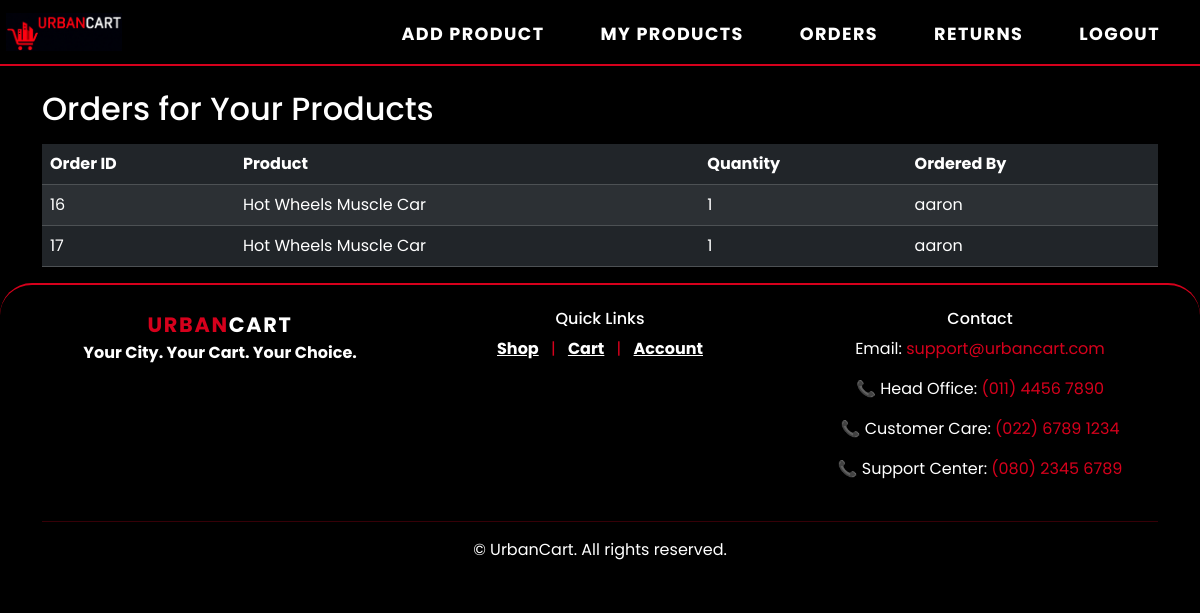
Screenshot of /seller_orders/ (signed in) with the database file from the repository.
### app/models.py (models this page shows)
class OrderItem(models.Model):
    orderid = models.ForeignKey(Order, on_delete=models.CASCADE, null=True, blank=True)
    product = models.ForeignKey(Product,on_delete=models.CASCADE,related_name="order_product")
    quantity = models.IntegerField(default=1)
    returned = models.BooleanField(default=False)
    return_date = models.DateTimeField(null=True, blank=True)

class Order(models.Model):
    userid = models.ForeignKey(Register, on_delete=models.CASCADE, null=True, blank=True)
    date = models.DateTimeField(auto_now_add=True)
    totalamount=models.IntegerField(default=0)

class Product(models.Model):
    seller = models.ForeignKey(Register, on_delete=models.CASCADE, null=True, blank=True)
    name=models.CharField(max_length=20,null=True)
    price=models.IntegerField(null=True)
    description=models.CharField(max_length=100,null=True)
    warranty=models.IntegerField(null=True)
    image = models.ImageField(upload_to="uploads/",null=True)

class Register(AbstractUser):
    FirstName=models.CharField(max_length=20,null=True)
    LastName=models.CharField(max_length=20,null=True)
    phone=models.IntegerField(null=True)
    usertype=models.CharField(default="admin",max_length=10)

### app/views.py (the view)
# urls.py: path('seller_orders/', views.seller_orders, name='seller_orders'),
@user_passes_test(lambda u: u.is_authenticated and u.usertype == "seller")
def seller_orders(request):
    order_items = OrderItem.objects.filter(product__seller=request.user)
    return render(request, 'seller_orders.html', {'order_items': order_items})

### app/templates/seller_orders.html (shortened to what this page needs)
{% extends 'base.html' %}
{% block content %}
<div class="container mt-4">
  <h2>Orders for Your Products</h2>
  {% if order_items %}
    <table class="table table-dark table-striped mt-3">
      <thead>
        <tr>
          <th>Order ID</th>
          <th>Product</th>
          <th>Quantity</th>
          <th>Ordered By</th>
        </tr>
      </thead>
      <tbody>
        {% for item in order_items %}
        <tr>
          <td>{{ item.orderid.id }}</td>
          <td>{{ item.product.name }}</td>
          <td>{{ item.quantity }}</td>
          <td>{{ item.orderid.userid.username }}</td>
        </tr>
        {% endfor %}
      </tbody>
    </table>
  {% else %}
    <div class="alert alert-info">No orders for your products yet.</div>
  {% endif %}
</div>
{% endblock %}

### app/templates/base.html (style rules this page uses)
:root { --toyota-red: #d6001c; --toyota-dark: #181818; --toyota-light: #fff; }
body { font-family: 'Poppins', Arial, sans-serif; background: #000; color: #fff; min-height: 100vh; }

### rows the page displays
OrderItem: orderid.id "16", product.name "Hot Wheels Muscle Car", quantity "1", orderid.userid.username "aaron"
OrderItem: orderid.id "17", product.name "Hot Wheels Muscle Car", quantity "1", orderid.userid.username "aaron"
